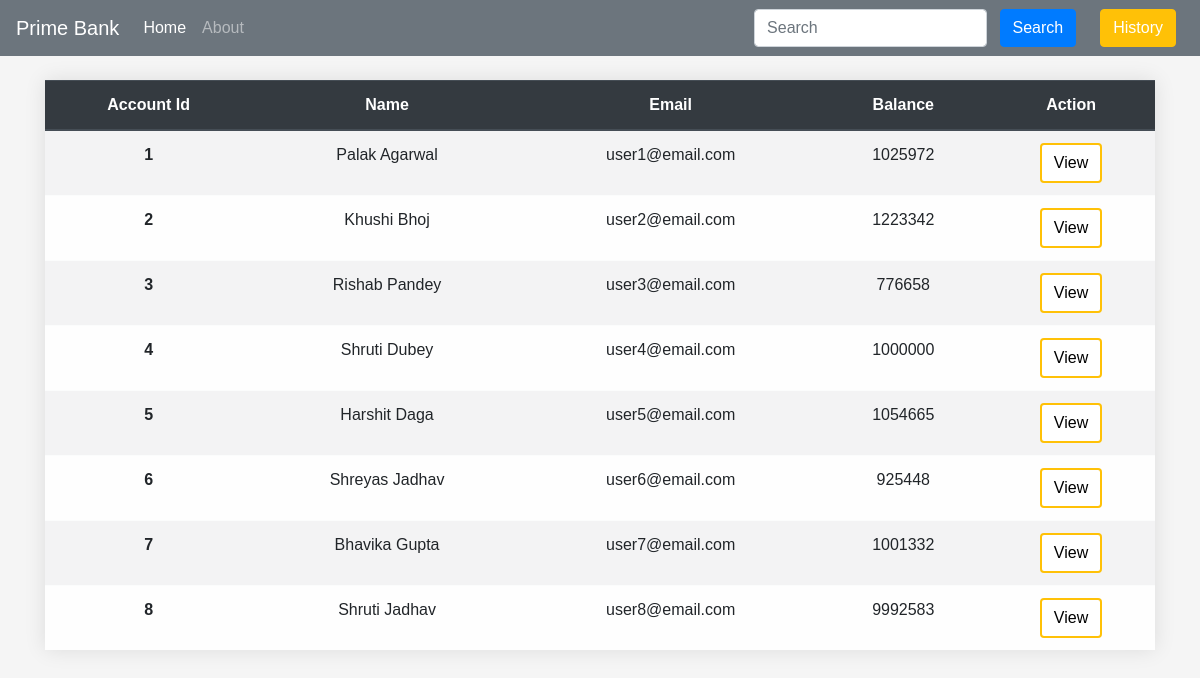
The page / on the database its author committed.
### accounts/models.py (models this page shows, shortened)
class customer(models.Model):
    id = models.AutoField(primary_key=True)
    name = models.CharField(max_length=100)
    email = models.CharField(max_length=100)
    curr_balance = models.IntegerField(default=0)

### accounts/views.py (the view)
# urls.py: path('', views.home, name='home'),
def home(request):
    users = customer.objects.values()
    params = {'users':users}
    return render(request, 'accounts/bank.html',params)

### templates/accounts/bank.html (shortened to what this page needs)
{% extends 'base.html' %}
{% block homeactive %} active {% endblock homeactive %}
{% block body %}
  <div class="container pt-4">
    <table class="table table-striped table-light">
      <thead class="thead-dark">
        <tr>
          <th scope="col">Account Id</th>
          <th scope="col">Name</th>
          <th scope="col">Email</th>
          <th scope="col">Balance</th>
          <th scope="col">Action</th>
        </tr>
      </thead>
      <tbody>
        {% for user in users %}
        <tr>
          <th scope="row" class="myrows">{{user.id}}</th>
          <td>{{user.name}}</td>
          <td>{{user.email}}</td>
          <td>{{user.curr_balance}}</td>
          <td><a href="user/{{user.id}}"><button class="btn buttons">View</button></a></td>
        </tr>
        {% endfor %}
      </tbody>
    </table>
  </div>
{% endblock body %}

### rows shown on the page
customer: id "1", name "Palak Agarwal", email "user1@email.com", curr_balance "1025972"
customer: id "2", name "Khushi Bhoj", email "user2@email.com", curr_balance "1223342"
customer: id "3", name "Rishab Pandey", email "user3@email.com", curr_balance "776658"
customer: id "4", name "Shruti Dubey", email "user4@email.com", curr_balance "1000000"
customer: id "5", name "Harshit Daga", email "user5@email.com", curr_balance "1054665"
customer: id "6", name "Shreyas Jadhav", email "user6@email.com", curr_balance "925448"
customer: id "7", name "Bhavika Gupta", email "user7@email.com", curr_balance "1001332"
customer: id "8", name "Shruti Jadhav", email "user8@email.com", curr_balance "9992583"
